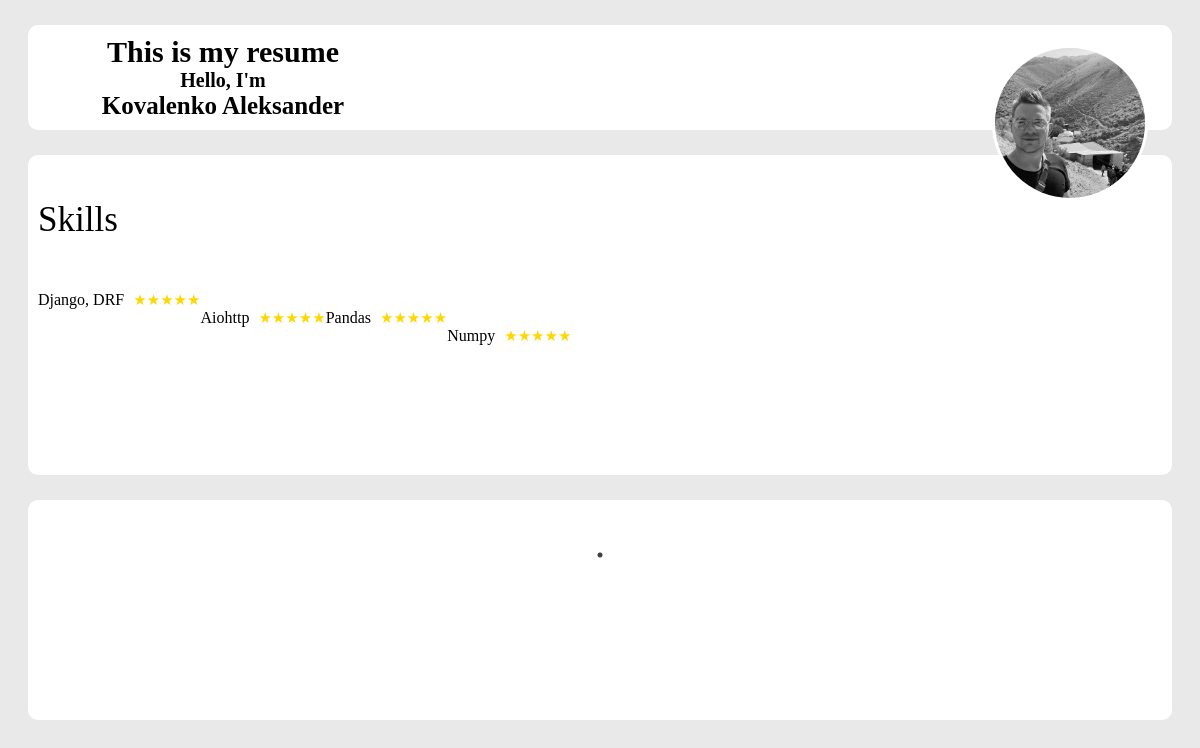
Before: / with the older database file.
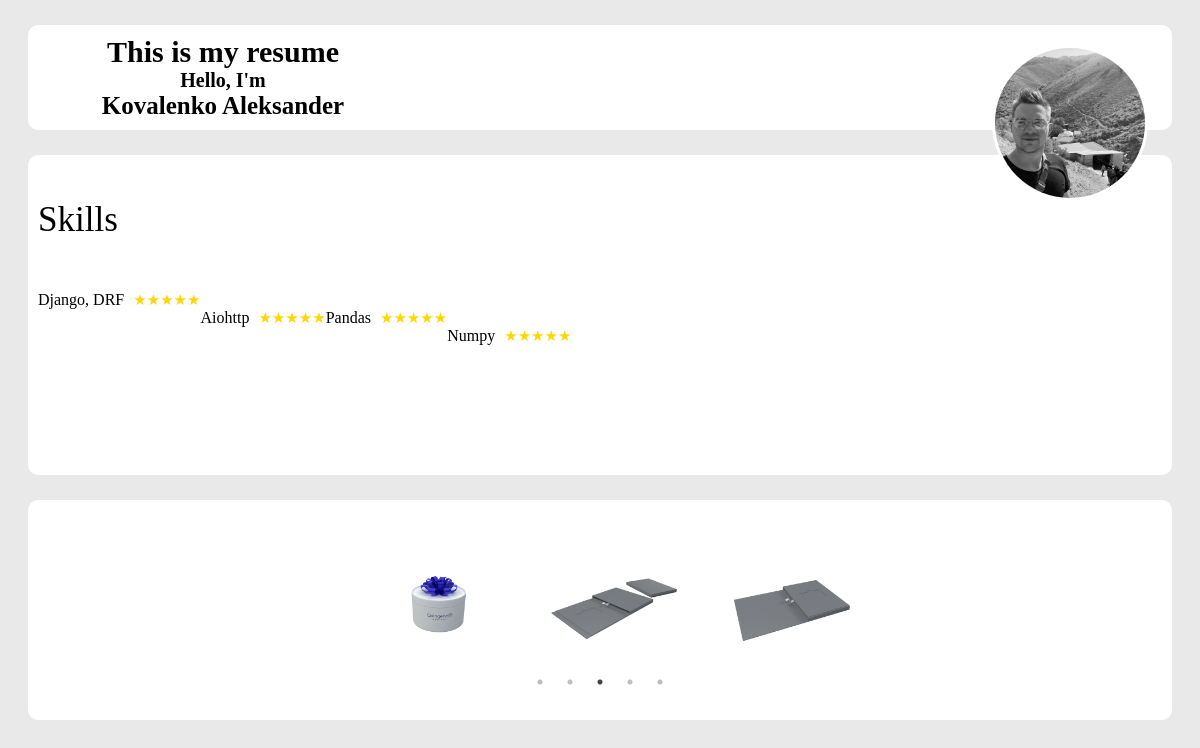
After: the same page with the newer database file.
### crm/models.py (models this page shows, shortened)
class ImageHead(models.Model):
    myimag = models.ImageField(upload_to='myimg/')
    class Meta:
        verbose_name = 'Мое фото'
        verbose_name_plural = 'Мои фото'

### cms/models.py (models this page shows, shortened)
class CmsSLider(models.Model):
    cms_img = models.ImageField(upload_to='sliderimg/')
    cms_title = models.CharField(max_length=200, verbose_name='Title')
    cms_text = models.CharField(max_length=200, verbose_name='Text')
    cms_css = models.CharField(max_length=200, null=True, default='CSS', verbose_name='')
    class Meta:
        verbose_name = 'Slide'
        verbose_name_plural = 'Slides'

### crm/views.py (the view)
# urls.py: path('', views.resume_page),
def resume_page(request):
    slider_list = CmsSLider.objects.all()
    imagehead = ImageHead.objects.get()
    return render(request, './index.html', {'imagehead': imagehead,
                                            'slider_list': slider_list})

### templates/index.html (shortened to what this page needs)
{% load static %}
<!DOCTYPE html>
<html lang="en">
<head>
    <link href="{% static 'style.css' %}" rel="stylesheet">
    <link href="http://fonts.cdnfonts.com/css/old-english-five" rel="stylesheet">
</head>
<body>
<div class="pt-1">
    <div class="head-block text-head">
        <strong class="head-resum">This is my resume</strong>
        <br><strong class="head-hi">Hello, I'm</strong>
        <br><strong class="head-name">Kovalenko Aleksander</strong>
    </div>
    <div class="head-block img-head">
        <img id="img-head" src="{{ imagehead.myimag.url }}">
    </div>
</div>
<div class="pt-2">
    <p class="name-skills">Skills</p>
    <br>
    <div class="skills">
        <p>Django, DRF</p>
        <div class="simple-rating">
        </div>
    </div>
    <br>
    <div class="skills">
        <p>Aiohttp</p>
        <div class="simple-rating">
        </div>
    </div>
    <div class="skills">
        <p>Pandas</p>
        <div class="simple-rating">
        </div>
    </div>
    <br>
    <div class="skills">
        <p>Numpy</p>
        <div class="simple-rating">
        </div>
    </div>
</div>
<div class="pt-3">
	{% include 'carusel.html' %}
</div>
</body>
</html>

### templates/carusel.html (shortened to what this page needs)
{% load static %}
<link href="{% static 'carusel.css' %}" rel="stylesheet">
<link rel="stylesheet" type="text/css" href="https://cdn.jsdelivr.net/npm/slick-carousel@1.8.1/slick/slick.css"/>
<link rel="stylesheet" type="text/css" href="https://cdn.jsdelivr.net/npm/slick-carousel@1.8.1/slick/slick-theme.css"/>
<div class="content">
	<div class="slider single-item">
		{% for slide in slider_list %}
		<div>
			<img src="{{ slide.cms_img.url }}" class="d-block">
		</div>
		{% endfor %}
	</div>
</div>

### MySite/static/style.css (style rules this page uses)
body { background-color: #e9e9e9; font-family: 'Nunito Sans'; }
.pt-1 { background-color: white; border-radius: 10px; margin: 25px 20px 10px 20px; padding: 10px; }
.pt-2 { background-color: white; border-radius: 10px; margin: 25px 20px 10px 20px; padding: 10px; height: 300px; }
.pt-3 { background-color: white; border-radius: 10px; margin: 25px 20px 10px 20px; padding: 10px; height: 200px; }
.head-block { display: inline-block; }
.text-head { color: black; width: 350px; height: auto; float: top; text-align: center; margin-left: 10px; }
.head-hi { font-size: 20px; }
.head-name { font-size: 25px; }
.head-resum { font-size: 30px; font-family: 'Old English Five'; }
.img-head { filter: grayscale(100%); width: 150px; height: 150px; float: right; margin-right: 30px; }
#img-head { width: 100%; height: 100%; object-fit: cover; border-radius: 50%; }
.skills { float: left; }
.name-skills { font-size: 35px; }
.simple-rating { position: relative; font-size: 15px; display: inline-block; color: gold; margin-left: 5px; }
.simple-rating::before { content: '★★★★★'; }
.pt-2 p { color: black; display: inline-block; }

### MySite/static/carusel.css (style rules this page uses)
.content { margin: auto; padding: 30px; width: 100%; max-width: 600px; box-sizing: border-box; }
img { background: #fff; color: #3498db; font-size: 36px; line-height: 100px; margin: 10px; padding: 2%; position: relative; text-align: center; }
.d-block { height: 100px; width: auto; display: inline-block; border-radius: 100%; }

Changed rows visible on the page:
added CmsSLider: cms_img (picture)
added CmsSLider: cms_img (picture)
added CmsSLider: cms_img (picture)
added CmsSLider: cms_img (picture)
